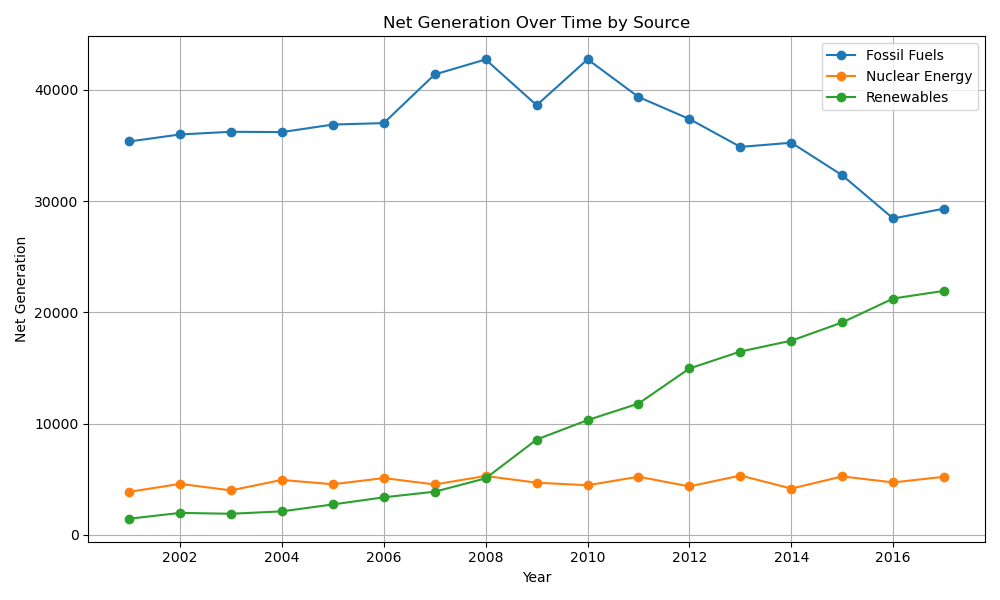

Python code for this plot:
import pandas as pd
import matplotlib.pyplot as plt

# Load the data from CSV file
data = pd.read_csv('iowa-electricity.csv')

# Convert 'year' column to datetime
data['year'] = pd.to_datetime(data['year'])

# Group data by 'source'
grouped_data = data.groupby('source')

# Plotting
plt.figure(figsize=(10, 6))

for name, group in grouped_data:
    plt.plot(group['year'], group['net_generation'], marker='o', linestyle='-', label=name)

plt.title('Net Generation Over Time by Source')
plt.xlabel('Year')
plt.ylabel('Net Generation')
plt.legend()
plt.grid(True)
plt.tight_layout()
plt.show()
